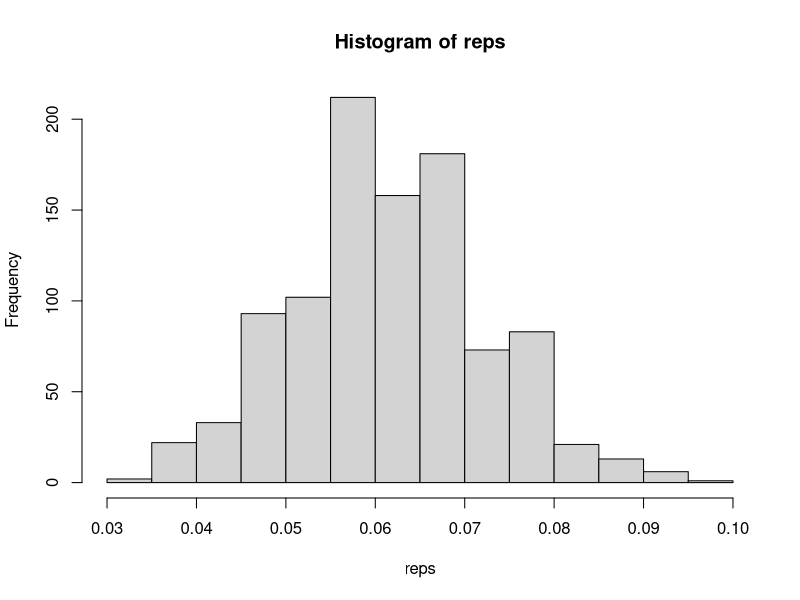

Write R code to recreate this figure. (Note: this script raises an error after producing the figure.)
#basic bootstrap with propotions 
z <- c(rep(0,469),rep(1,31))
R <- 1000
reps <- numeric(R)

#for loop to take samples 
for (i in 1:R) {
  k <- sample(z,replace = TRUE)
  reps[i] <- mean(k, na.rm=TRUE )
}
hist(reps)
sd(reps)
#find standard error of bootstrap
mean(reps)-c(2,-2)*sd(reps)
#used to find specific confidence intervals
quantile(reps,c(0.025,0.975)) # 95%
quantile(reps,c(0.05,0.95)) # 90%
quantile(reps,c(0.01,0.99)) # 98%
quantile(reps,c(0.005,0.995)) # 99%

mean(z)


##########################################################
##########################################################
##############more complex bootstraps#####################
##########################################################
#bootstrapped difference of proportions 
m<- c(rep(0, 166), rep(1, 27))     
f <- c(rep(0, 153), rep(1, 16))     
mean(f)-mean(m)

# Begin bootstrapping
R<- 8000
reps<- numeric(R)

for (i in 1:R) {
  
  k<-sample(f,replace=TRUE)
  j<- sample(m,replace=TRUE)
  reps[i] <- mean(k, na.rm = TRUE) - mean(j, na.rm = TRUE)
}

#diffrence of means bootstrap
library(tidyverse)
data("ImmuneTea", package="Lock5Data")
attach(ImmuneTea)

xbar<-ImmuneTea$InterferonGamma %>% 
  subset(Drink=='Tea') %>% 
  mean()

xbar2<-ImmuneTea$InterferonGamma %>% 
  subset(Drink=='Coffee') %>% 
  mean() 
xdiff <- xbar-xbar2
##################################################
t<-ImmuneTea$InterferonGamma %>% 
  subset(Drink=='Tea')
c<- ImmuneTea$InterferonGamma %>% 
  subset(Drink=='Coffee')
R <- 1000
reps <- numeric(R)

for (i in 1:R) {
  
  k<-sample(t,replace=TRUE)
  l <- sample(c,replace = TRUE)
  reps[i] <- mean(k, na.rm = TRUE) - mean(l, na.rm = TRUE)
}
hist(reps)
######################################################
#bootstrap using boot package#########################
######################################################
library(boot)
#######BASIC BOOT#############
#the most basic bootstrap using z data from above
dat <- boot(z,
     statistic =function(z,i){mean(z[i])},
     R=1000)




